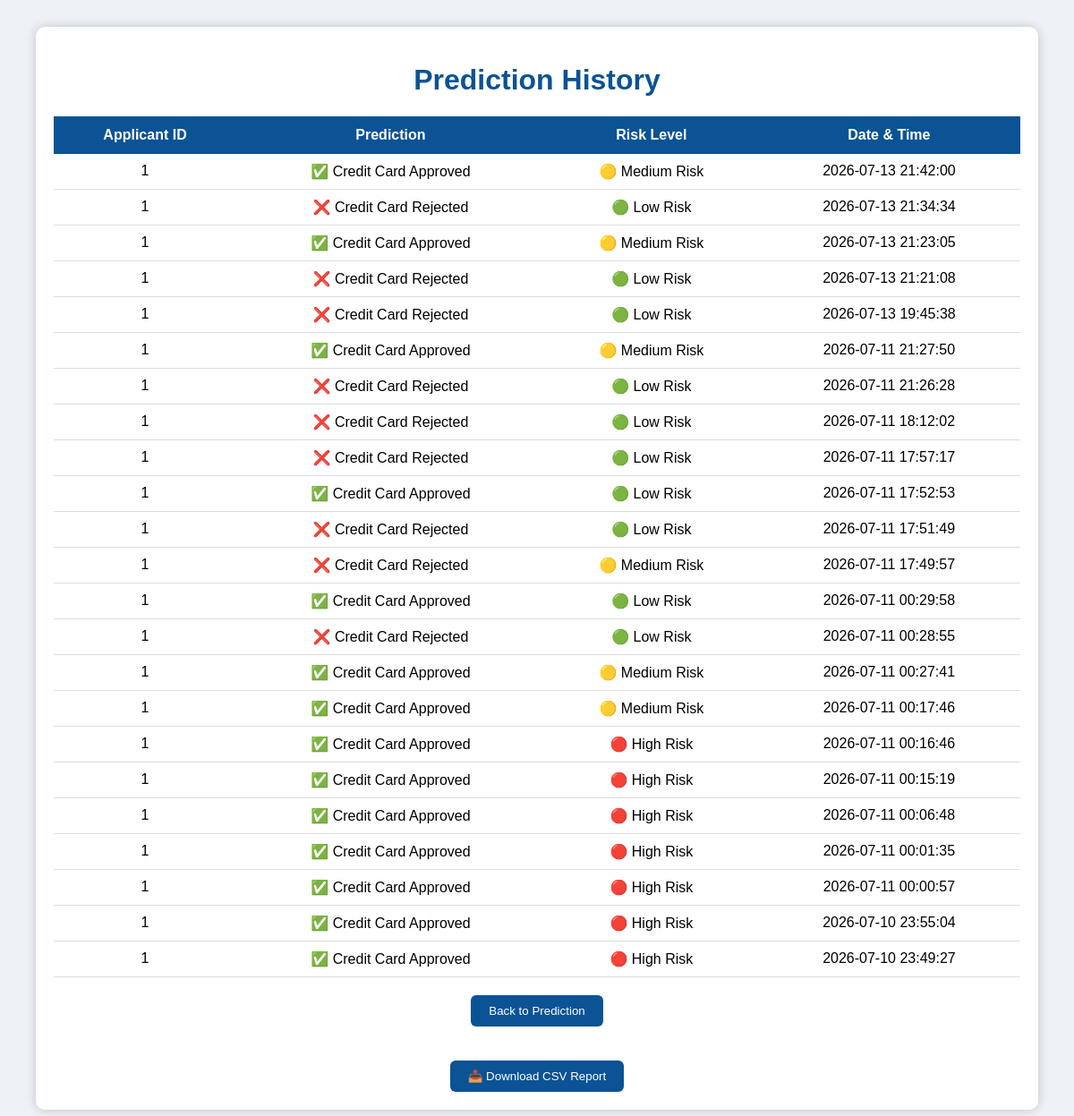
The app's page /history with its own data.
### tables this page shows
CREATE TABLE Approval_Prediction(
    PredictionID INTEGER PRIMARY KEY AUTOINCREMENT,
    ApplicantID INTEGER,
    ApprovalResult TEXT,
    RiskCategory TEXT,
    PredictionDate TEXT
);

### app.py (the view)
@app.route("/history")
def history():
    conn = get_connection()
    cursor = conn.cursor()
    cursor.execute("""
        SELECT ApplicantID,
               ApprovalResult,
               RiskCategory,
               PredictionDate
        FROM Approval_Prediction
        ORDER BY PredictionID DESC
    """)
    rows = cursor.fetchall()
    conn.close()
    return render_template("history.html", rows=rows)

### app.py (called while the page is built)
def get_connection():
    return sqlite3.connect("database.db")

### templates/history.html (shortened to what this page needs)
<!DOCTYPE html>
<html lang="en">
<head>
</head>
<body>
<div class="container">
<h1>Prediction History</h1>
<table>
<tr>
<th>Applicant ID</th>
<th>Prediction</th>
<th>Risk Level</th>
<th>Date & Time</th>
</tr>
{% for row in rows %}
<tr>
<td>{{ row[0] }}</td>
<td>{{ row[1] }}</td>
<td>{{ row[2] }}</td>
<td>{{ row[3] }}</td>
</tr>
{% endfor %}
</table>
<center>
<a href="/">
    <button>
        Back to Prediction
    </button>
</a>
<br><br>
<a href="/download">
    <button>
        📥 Download CSV Report
    </button>
</a>
</center>
</div>
</body>
</html>

### templates/history.html (style rules this page uses)
body { font-family:Arial,Helvetica,sans-serif; background:#eef2f7; margin:0; }
.container { width:90%; margin:30px auto; background:white; padding:20px; border-radius:10px; box-shadow:0 0 12px rgba(0,0,0,.2); }
h1 { text-align:center; color:#0b5394; }
table { width:100%; border-collapse:collapse; }
th { background:#0b5394; color:white; padding:12px; }
td { text-align:center; padding:10px; border-bottom:1px solid #ddd; }
button { margin-top:20px; padding:10px 20px; background:#0b5394; color:white; border:none; border-radius:6px; cursor:pointer; }

### records on screen
Approval_Prediction: ApplicantID "1", ApprovalResult "✅ Credit Card Approved", RiskCategory "🟡 Medium Risk", PredictionDate "2026-07-13 21:42:00"
Approval_Prediction: ApplicantID "1", ApprovalResult "❌ Credit Card Rejected", RiskCategory "🟢 Low Risk", PredictionDate "2026-07-13 21:34:34"
Approval_Prediction: ApplicantID "1", ApprovalResult "✅ Credit Card Approved", RiskCategory "🟡 Medium Risk", PredictionDate "2026-07-13 21:23:05"
Approval_Prediction: ApplicantID "1", ApprovalResult "❌ Credit Card Rejected", RiskCategory "🟢 Low Risk", PredictionDate "2026-07-13 21:21:08"
Approval_Prediction: ApplicantID "1", ApprovalResult "❌ Credit Card Rejected", RiskCategory "🟢 Low Risk", PredictionDate "2026-07-13 19:45:38"
Approval_Prediction: ApplicantID "1", ApprovalResult "✅ Credit Card Approved", RiskCategory "🟡 Medium Risk", PredictionDate "2026-07-11 21:27:50"
Approval_Prediction: ApplicantID "1", ApprovalResult "❌ Credit Card Rejected", RiskCategory "🟢 Low Risk", PredictionDate "2026-07-11 21:26:28"
Approval_Prediction: ApplicantID "1", ApprovalResult "❌ Credit Card Rejected", RiskCategory "🟢 Low Risk", PredictionDate "2026-07-11 18:12:02"
Approval_Prediction: ApplicantID "1", ApprovalResult "❌ Credit Card Rejected", RiskCategory "🟢 Low Risk", PredictionDate "2026-07-11 17:57:17"
Approval_Prediction: ApplicantID "1", ApprovalResult "✅ Credit Card Approved", RiskCategory "🟢 Low Risk", PredictionDate "2026-07-11 17:52:53"
Approval_Prediction: ApplicantID "1", ApprovalResult "❌ Credit Card Rejected", RiskCategory "🟢 Low Risk", PredictionDate "2026-07-11 17:51:49"
Approval_Prediction: ApplicantID "1", ApprovalResult "❌ Credit Card Rejected", RiskCategory "🟡 Medium Risk", PredictionDate "2026-07-11 17:49:57"
Approval_Prediction: ApplicantID "1", ApprovalResult "✅ Credit Card Approved", RiskCategory "🟢 Low Risk", PredictionDate "2026-07-11 00:29:58"
Approval_Prediction: ApplicantID "1", ApprovalResult "❌ Credit Card Rejected", RiskCategory "🟢 Low Risk", PredictionDate "2026-07-11 00:28:55"
Approval_Prediction: ApplicantID "1", ApprovalResult "✅ Credit Card Approved", RiskCategory "🟡 Medium Risk", PredictionDate "2026-07-11 00:27:41"
Approval_Prediction: ApplicantID "1", ApprovalResult "✅ Credit Card Approved", RiskCategory "🟡 Medium Risk", PredictionDate "2026-07-11 00:17:46"
Approval_Prediction: ApplicantID "1", ApprovalResult "✅ Credit Card Approved", RiskCategory "🔴 High Risk", PredictionDate "2026-07-11 00:16:46"
Approval_Prediction: ApplicantID "1", ApprovalResult "✅ Credit Card Approved", RiskCategory "🔴 High Risk", PredictionDate "2026-07-11 00:15:19"
Approval_Prediction: ApplicantID "1", ApprovalResult "✅ Credit Card Approved", RiskCategory "🔴 High Risk", PredictionDate "2026-07-11 00:06:48"
Approval_Prediction: ApplicantID "1", ApprovalResult "✅ Credit Card Approved", RiskCategory "🔴 High Risk", PredictionDate "2026-07-11 00:01:35"
Approval_Prediction: ApplicantID "1", ApprovalResult "✅ Credit Card Approved", RiskCategory "🔴 High Risk", PredictionDate "2026-07-11 00:00:57"
Approval_Prediction: ApplicantID "1", ApprovalResult "✅ Credit Card Approved", RiskCategory "🔴 High Risk", PredictionDate "2026-07-10 23:55:04"
Approval_Prediction: ApplicantID "1", ApprovalResult "✅ Credit Card Approved", RiskCategory "🔴 High Risk", PredictionDate "2026-07-10 23:49:27"
